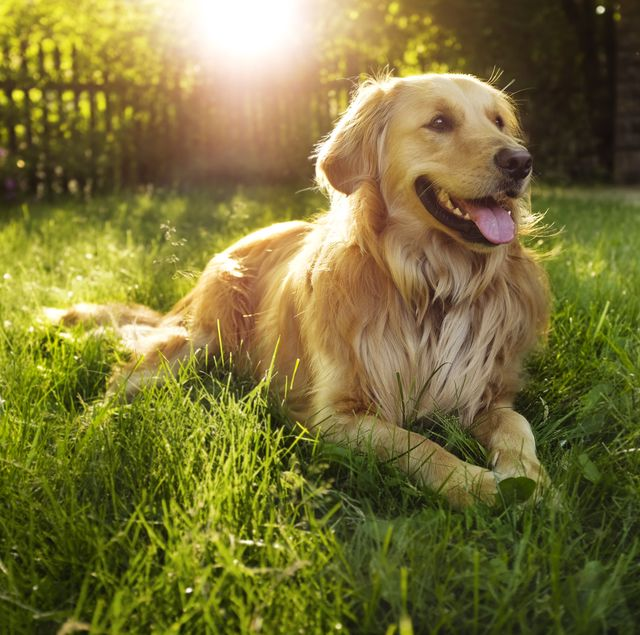
#> input picture Image Converter/dog.jpg, 640 x 635 px
$ python img.py
#> lines starting #> are read from the running program, lines starting #| are printed output that depends on the picture
import cv2

#reading image
my_img = cv2.imread("dog.jpg")
#> my_img is the input picture: shape (635, 640, 3); mean B, G, R 56.4, 114.9, 122.6

#converting BGR image to grayscale
gray_image = cv2.cvtColor(my_img,cv2.COLOR_RGB2GRAY)
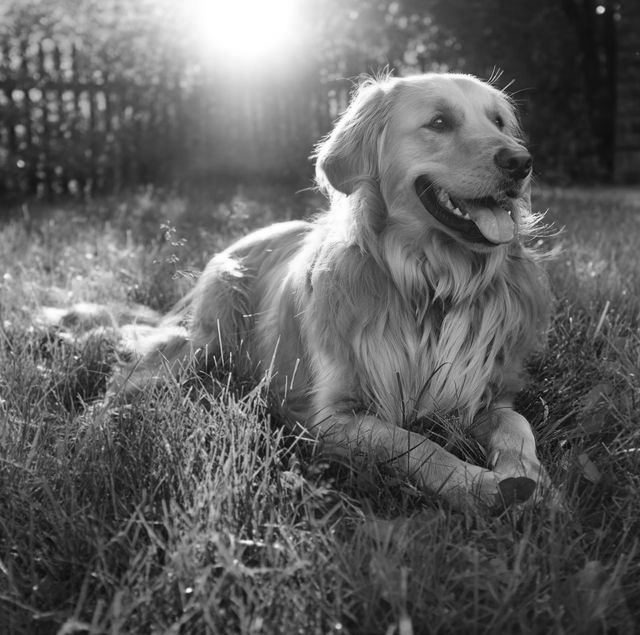
#> gray_image: shape (635, 640); min 1, max 255, mean 98.3

#image inversion
inverted_image = 255 - gray_image
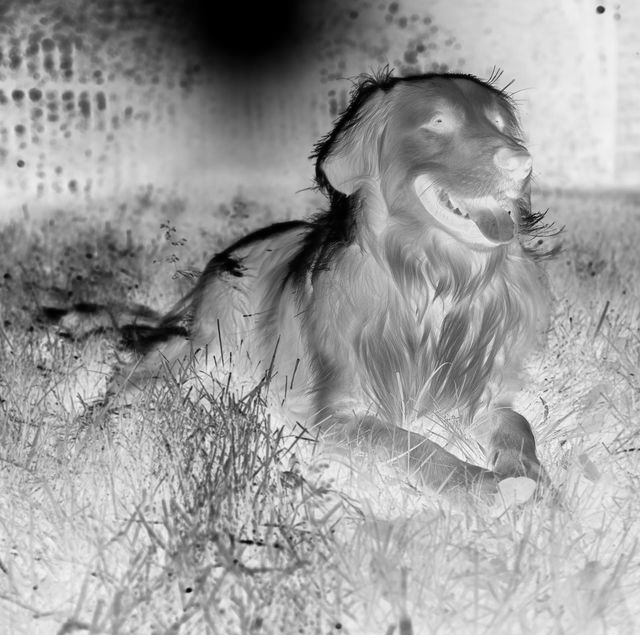
#> inverted_image: shape (635, 640); min 0, max 254, mean 156.7

blurred = cv2.GaussianBlur(inverted_image, (21, 21), 0)
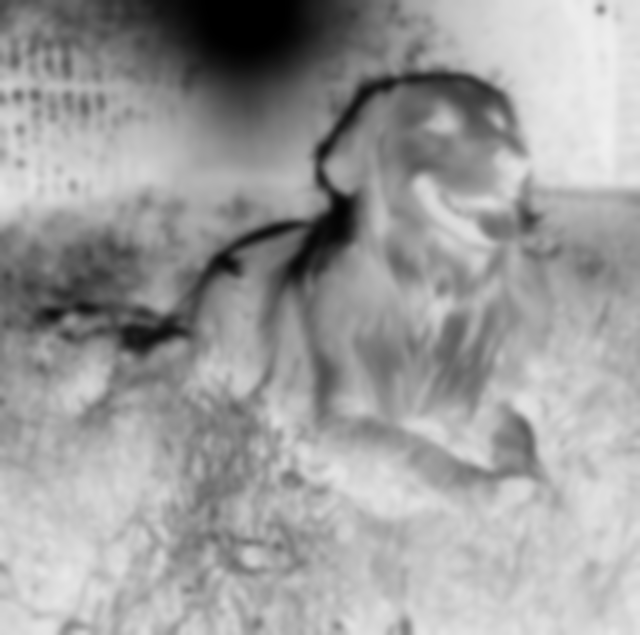
#> blurred: shape (635, 640); min 0, max 240, mean 156.7
inverted_blurred = 255 - blurred
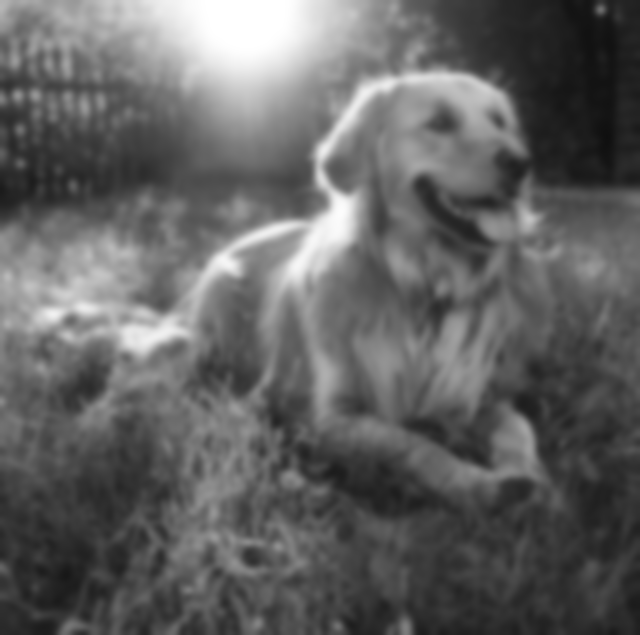
#> inverted_blurred: shape (635, 640); min 15, max 255, mean 98.3
pencil_sketch = cv2.divide(gray_image, inverted_blurred, scale=256.0)
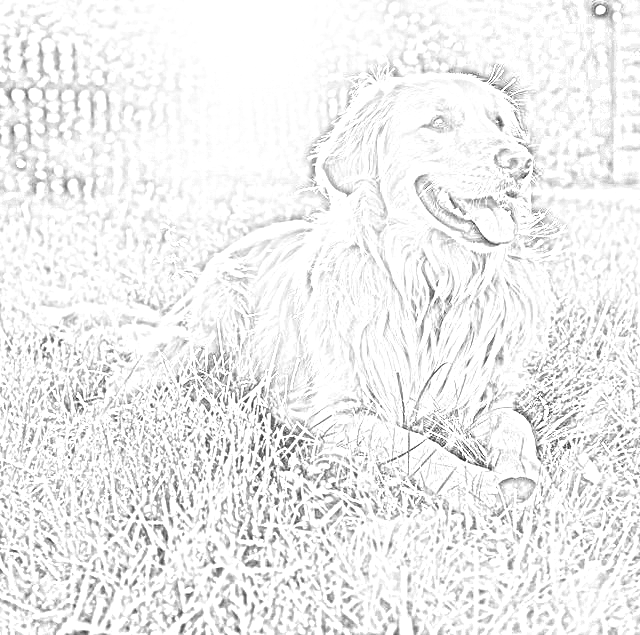
#> pencil_sketch: shape (635, 640); min 6, max 255, mean 239

cv2.imshow("Original Image", my_img)
cv2.imshow("Pencil Sketch of Dog", pencil_sketch)
cv2.waitKey(0)
